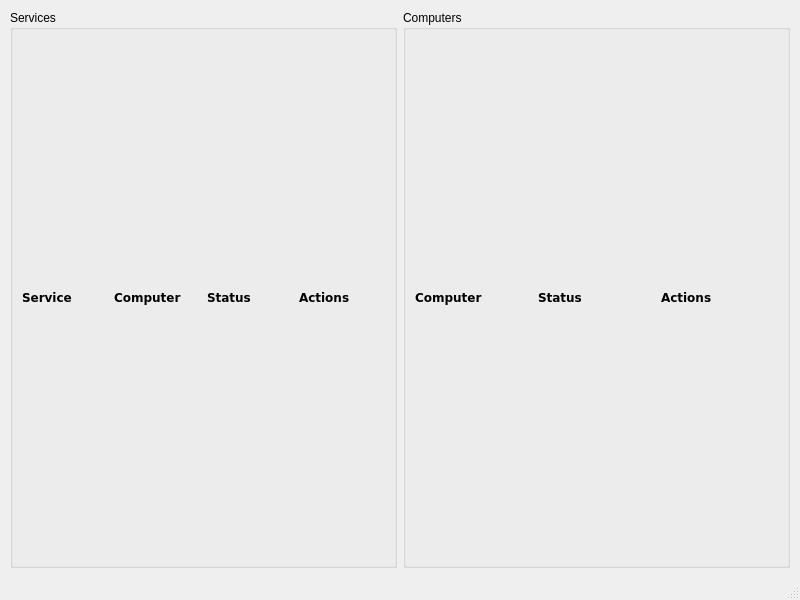
<?xml version="1.0" encoding="UTF-8"?>
<ui version="4.0">
 <class>MainWindow</class>
 <widget class="QMainWindow" name="MainWindow">
  <property name="geometry">
   <rect>
    <x>0</x>
    <y>0</y>
    <width>800</width>
    <height>600</height>
   </rect>
  </property>
  <property name="sizePolicy">
   <sizepolicy hsizetype="Preferred" vsizetype="Preferred">
    <horstretch>0</horstretch>
    <verstretch>0</verstretch>
   </sizepolicy>
  </property>
  <property name="windowTitle">
   <string>Admin</string>
  </property>
  <widget class="QWidget" name="centralwidget">
   <layout class="QGridLayout" name="gridLayout">
    <property name="leftMargin">
     <number>10</number>
    </property>
    <property name="topMargin">
     <number>10</number>
    </property>
    <property name="rightMargin">
     <number>10</number>
    </property>
    <property name="bottomMargin">
     <number>10</number>
    </property>
    <item row="0" column="0">
     <widget class="QGroupBox" name="services_groupBox">
      <property name="title">
       <string>Services</string>
      </property>
      <layout class="QGridLayout" name="gridLayout_2">
       <item row="0" column="2">
        <widget class="QLabel" name="label_2">
         <property name="font">
          <font>
           <family>DejaVu Sans</family>
           <weight>75</weight>
           <bold>true</bold>
          </font>
         </property>
         <property name="text">
          <string>Status</string>
         </property>
        </widget>
       </item>
       <item row="0" column="0">
        <widget class="QLabel" name="label">
         <property name="font">
          <font>
           <family>DejaVu Sans</family>
           <weight>75</weight>
           <bold>true</bold>
          </font>
         </property>
         <property name="text">
          <string>Service</string>
         </property>
        </widget>
       </item>
       <item row="0" column="3">
        <widget class="QLabel" name="label_3">
         <property name="font">
          <font>
           <family>DejaVu Sans</family>
           <weight>75</weight>
           <bold>true</bold>
          </font>
         </property>
         <property name="text">
          <string>Actions</string>
         </property>
        </widget>
       </item>
       <item row="0" column="1">
        <widget class="QLabel" name="label_7">
         <property name="font">
          <font>
           <family>DejaVu Sans</family>
           <weight>75</weight>
           <bold>true</bold>
          </font>
         </property>
         <property name="text">
          <string>Computer</string>
         </property>
        </widget>
       </item>
      </layout>
     </widget>
    </item>
    <item row="0" column="1">
     <widget class="QGroupBox" name="computers_groupBox">
      <property name="title">
       <string>Computers</string>
      </property>
      <layout class="QGridLayout" name="gridLayout_3">
       <item row="0" column="1">
        <widget class="QLabel" name="label_4">
         <property name="font">
          <font>
           <family>DejaVu Sans</family>
           <weight>75</weight>
           <bold>true</bold>
          </font>
         </property>
         <property name="text">
          <string>Status</string>
         </property>
        </widget>
       </item>
       <item row="0" column="0">
        <widget class="QLabel" name="label_5">
         <property name="font">
          <font>
           <family>DejaVu Sans</family>
           <weight>75</weight>
           <bold>true</bold>
          </font>
         </property>
         <property name="text">
          <string>Computer</string>
         </property>
        </widget>
       </item>
       <item row="0" column="2">
        <widget class="QLabel" name="label_6">
         <property name="font">
          <font>
           <family>DejaVu Sans</family>
           <weight>75</weight>
           <bold>true</bold>
          </font>
         </property>
         <property name="text">
          <string>Actions</string>
         </property>
        </widget>
       </item>
      </layout>
     </widget>
    </item>
   </layout>
  </widget>
  <widget class="QMenuBar" name="menubar">
   <property name="geometry">
    <rect>
     <x>0</x>
     <y>0</y>
     <width>800</width>
     <height>22</height>
    </rect>
   </property>
  </widget>
  <widget class="QStatusBar" name="statusbar"/>
 </widget>
 <resources/>
 <connections/>
</ui>
